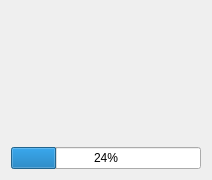
<?xml version="1.0" encoding="UTF-8"?>
<ui version="4.0">
 <class>WormholeClass</class>
 <widget class="QMainWindow" name="WormholeClass">
  <property name="geometry">
   <rect>
    <x>0</x>
    <y>0</y>
    <width>212</width>
    <height>180</height>
   </rect>
  </property>
  <property name="windowTitle">
   <string>Wormhole</string>
  </property>
  <widget class="QWidget" name="centralWidget">
   <layout class="QVBoxLayout" name="verticalLayout">
    <item>
     <widget class="DropPanel" name="dropPanel" native="true">
      <property name="cursor">
       <cursorShape>ArrowCursor</cursorShape>
      </property>
     </widget>
    </item>
    <item>
     <widget class="QProgressBar" name="progressBar">
      <property name="value">
       <number>24</number>
      </property>
     </widget>
    </item>
   </layout>
  </widget>
 </widget>
 <layoutdefault spacing="6" margin="11"/>
 <customwidgets>
  <customwidget>
   <class>DropPanel</class>
   <extends>QWidget</extends>
   <header>droppanel.h</header>
   <container>1</container>
  </customwidget>
 </customwidgets>
 <resources>
  <include location="wormhole.qrc"/>
 </resources>
 <connections/>
</ui>
